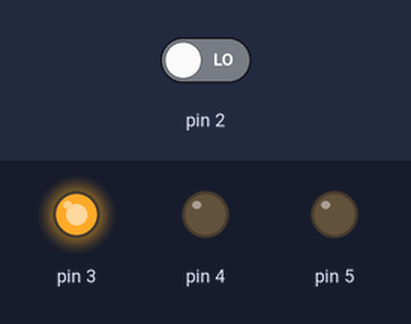
The sketch below on a simulated Arduino Uno, built with avr-gcc and run on an emulated ATmega328P. Shown: output pins drawn as LEDs (lit = HIGH). The test bench sets the inputs (shaded band); at power-on: pin 2 LOW.

Above: at 0.1 s.
At 1.2 s:
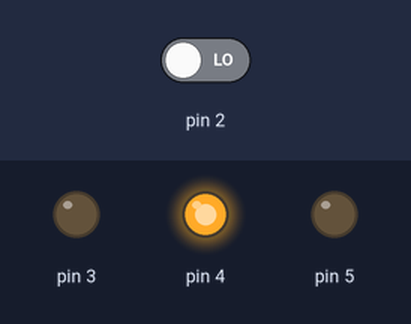
1.3 s: pin 2 driven HIGH
At 2.1 s:
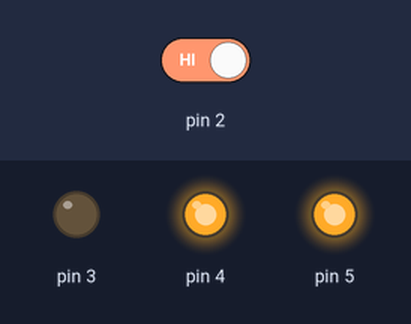
Timing chart, 0 to 13.3 s (numbered marks = the images above; inputs shaded):
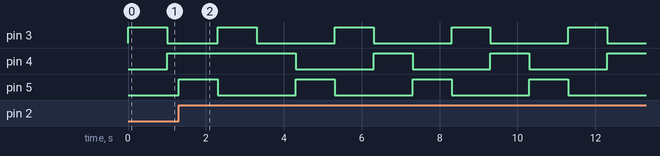

Measured:
- by itself, pin 3–5: alternates HIGH for 1.0 s and LOW for 2.0 s

The sketch:

lightTrafick_lite.ino
```cpp
unsigned long gtime, rtime, btime, time;
bool gflag, rflag, bflag, goldflag, roldflag, boldflag, buttonflag;


void setup() {
  for (int i=3; i<6; i++)
  pinMode(i, OUTPUT);
  attachInterrupt(0, button, RISING);
  goldflag=1;
}

void loop() {
 light();
}

  // r3 b4 g5

void light() {
  time=millis();
  if (goldflag==1) {
    digitalWrite(3, 1);
    goldflag=0;
    rflag=1; rtime=millis();
  }
  if (roldflag==1) {
    digitalWrite(4, 1);
    roldflag=0;
    bflag=1; btime=millis();
  }
  if (boldflag==1) {
    digitalWrite(5, 1);
    boldflag=0;
    gflag=1; gtime=millis();
  }


  if (rflag==1 && time-rtime>1000){
    digitalWrite (3, 0);
    rflag=0;
    roldflag=1;
  }
  if (bflag==1 && time-btime>1000){
    digitalWrite (4, 0);
    bflag=0;
    boldflag=1;
  }
  if (gflag==1 && time-gtime>1000){
    digitalWrite (5, 0);
    gflag=0;
    goldflag=1;
  }


  if (buttonflag) {
    roldflag=0;
    boldflag=1;
    goldflag=0;

    rflag=0;
    bflag=0;
    gflag=0;

    buttonflag=0;
  }

}

void button() {
  buttonflag=1;
}
```
